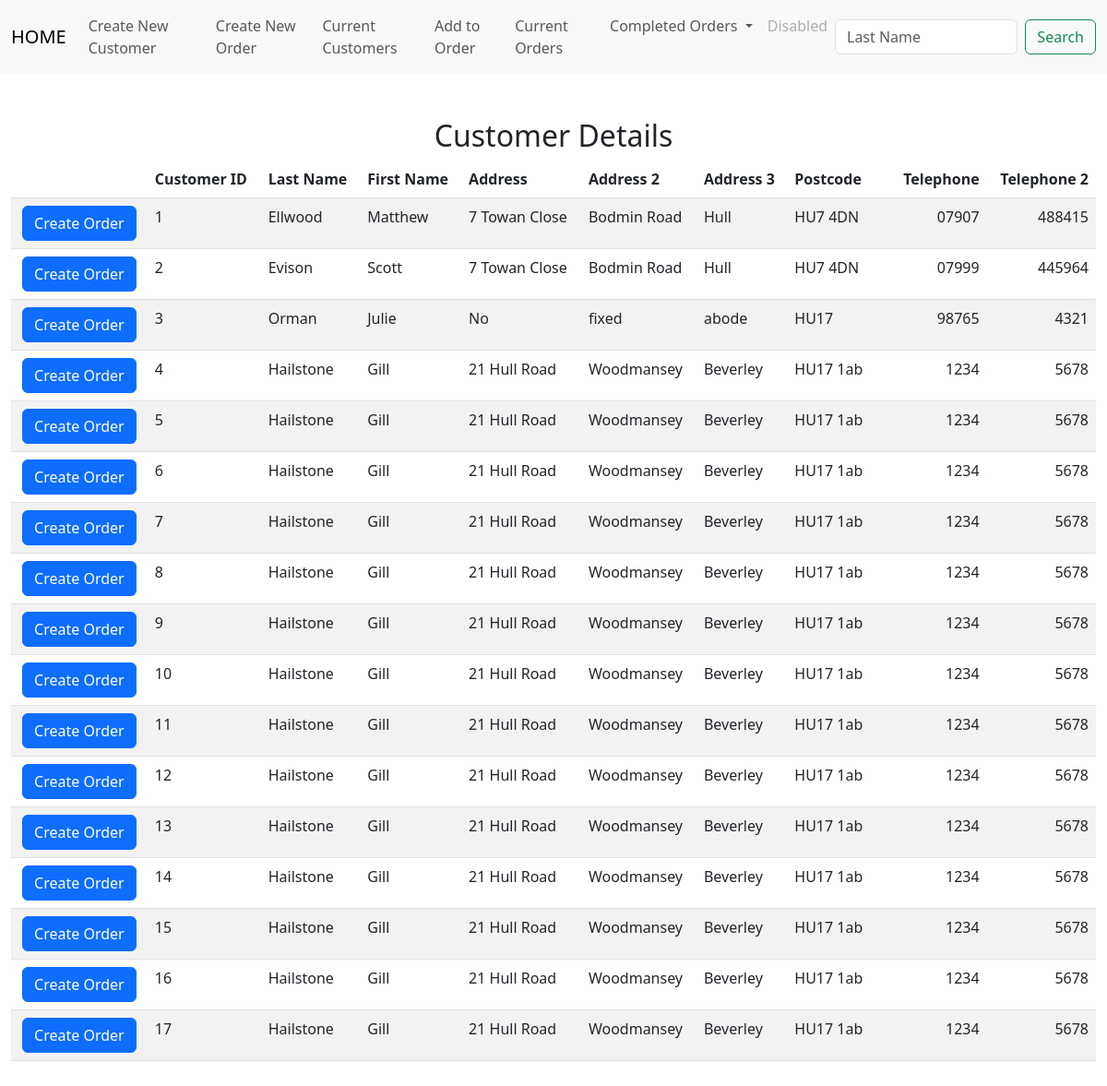
Before: /list_of_customers with the older database file.
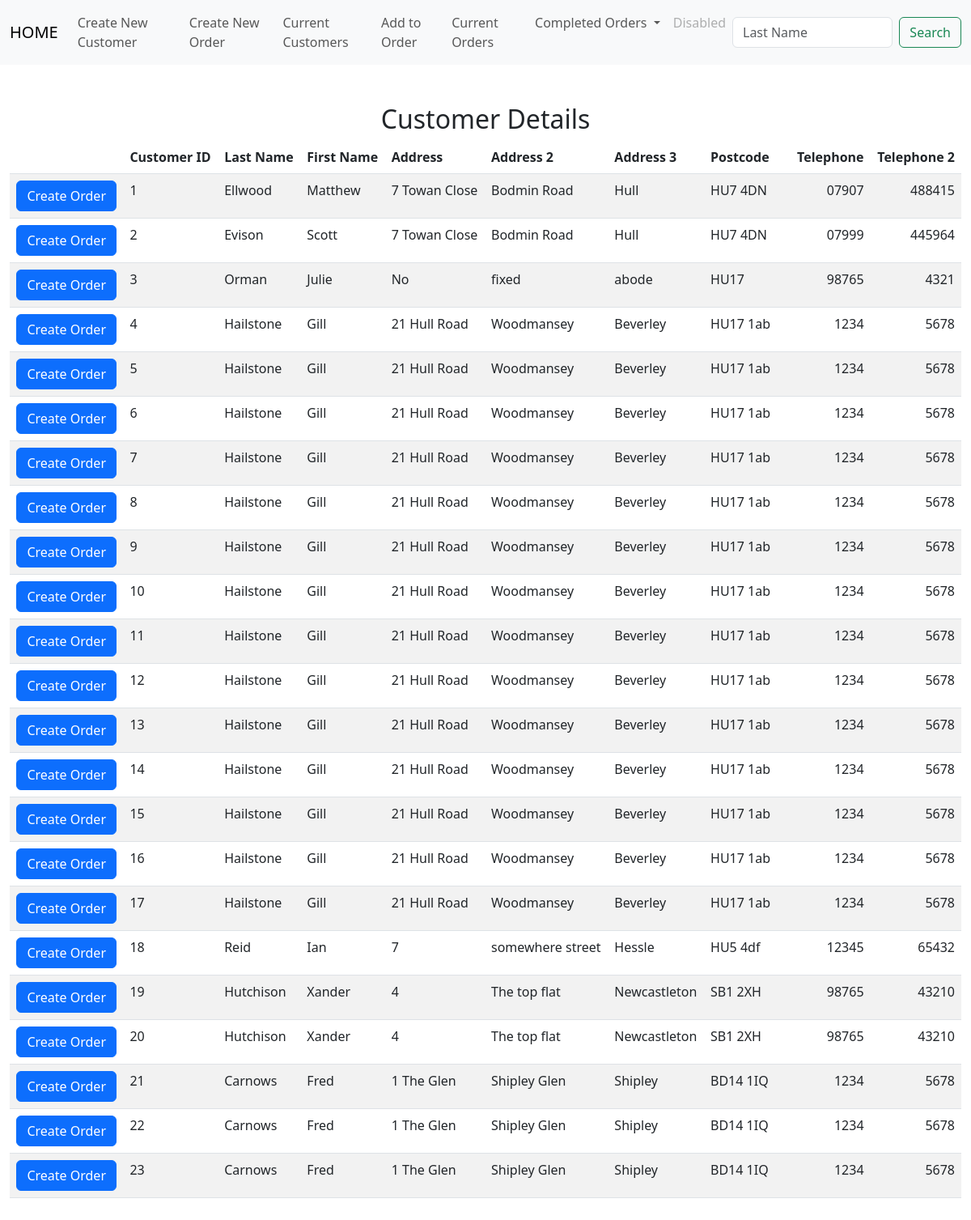
After: the same page with the newer database file.
### tables this page shows
CREATE TABLE customers(id INTEGER PRIMARY KEY AUTOINCREMENT NOT NULL, first_name TEXT, last_name TEXT, address_1 TEXT, address_2 TEXT, address_3 TEXT, postcode TEXT, telephone_1 TEXT, telephone_2 TEXT);

### app.py (the view)
@app.route("/list_of_customers", methods=["GET", "POST"])
def list_of_customers():
    if request.method == "POST":
        customer_id = request.form.get("customer_id")
        detail = db.execute("select * from customers WHERE id = (?);", customer_id)
        return render_template("customer_order.html",detail = detail)
    else:
        detail = db.execute("select * from customers;")
        return render_template("list_of_customers.html",detail = detail)

### app.py (called while the page is built)
@app.after_request
def after_request(response):
    response.headers["Cache-Control"] = "no-cache, no-store, must-revalidate"
    response.headers["Expires"] = 0
    response.headers["Pragma"] = "no-cache"
    return response

### templates/list_of_customers.html (shortened to what this page needs)
{% extends "layout.html" %}
{% block main %}
<div class="section">
    <h2>Customer Details</h2>
    <table class="table table-striped">
        <thead>
            <tr>
                <th></th>
                <th class="text-start">Customer ID</th>
                <th class="text-start">Last Name</th>
                <th class="text-start">First Name</th>
                <th class="text-start">Address</th>
                <th class="text-start">Address 2</th>
                <th class="text-start">Address 3</th>
                <th class="text-start">Postcode</th>
                <th></th>
                <th class="text-end" colspan="8">Telephone</th>
                <th class="text-end">Telephone 2</th>
            </tr>
        </thead>
        <tbody>
            {% for row in detail %}
            <tr>
                <form action="/list_of_customers" method="post">
                    <td><input type="hidden" name="customer_id" VALUE="{{ row['id'] }}"><button class="btn btn-primary" type="submit">Create Order</button></td>
                </form>
                <td class="text-start">{{ row["id"] }}</td>
                <td class="text-start">{{ row["last_name"] }}</td>
                <td class="text-start">{{ row["first_name"] }}</td>
                <td class="text-start">{{ row["address_1"] }}</td>
                <td class="text-start">{{ row["address_2"] }}</td>
                <td class="text-start">{{ row["address_3"] }}</td>
                <td class="text-start">{{ row["postcode"] }}</td>
                <td></td>
                <td class="text-end" colspan="8">{{ row["telephone_1"] }}</td>
                <td class="text-end">{{ row["telephone_2"] }}</td>
                </tr>
            {% endfor %}
        </tbody>
    </div>
{% endblock %}

### templates/layout.html (shortened to what this page needs)
<!doctype html>
<html lang="en">
  <head>
    <link href="https://cdn.jsdelivr.net/npm/bootstrap@5.3.0/dist/css/bootstrap.min.css" rel="stylesheet">
  </head>
  <body>
    <nav class="navbar navbar-expand-lg bg-body-tertiary">
        <div class="container-fluid">
          <a class="navbar-brand" href="/">HOME</a>
            <div class="collapse navbar-collapse" id="navbarSupportedContent">
                <ul class="navbar-nav me-auto mb-2 mb-lg-0">
                <li class="nav-item">
                    <li class="nav-item"><a class="nav-link" href="/new_customer">Create New Customer</a></li>
                    <li class="nav-item"><a class="nav-link" href="/customer_order">Create New Order</a></li>
                </li>
                <li class="nav-item">
                    <a class="nav-link" href="/list_of_customers">Current Customers</a>
                    <li class="nav-item"><a class="nav-link" href="/search">Add to Order</a></li>
                    <a class="nav-link" href="/list_of_orders">Current Orders</a>
                </li>
                <li class="nav-item dropdown">
                    <a class="nav-link dropdown-toggle" href="#" role="button" data-bs-toggle="dropdown" aria-expanded="false">
                    Completed Orders
                    </a>
                </li>
                <li class="nav-item">
                    <a class="nav-link disabled">Disabled</a>
                </li>
                </ul>
                <form class="d-flex" role="search">
                <input class="form-control me-2" type="search" placeholder="Last Name" aria-label="Search">
                <button class="btn btn-outline-success" type="submit">Search</button>
                </form>
            </div>
            </div>
        </nav>
      <main class="container-fluid py-5 text-center">
        {% block main %}{% endblock %}
      </main>
  </body>

Changed rows visible on the page:
added customers: id "18", last_name "Reid", first_name "Ian", address_1 "7", address_2 "somewhere street", address_3 "Hessle", postcode "HU5 4df", telephone_1 "12345", telephone_2 "65432"
added customers: id "19", last_name "Hutchison", first_name "Xander", address_1 "4", address_2 "The top flat", address_3 "Newcastleton", postcode "SB1 2XH", telephone_1 "98765", telephone_2 "43210"
added customers: id "20", last_name "Hutchison", first_name "Xander", address_1 "4", address_2 "The top flat", address_3 "Newcastleton", postcode "SB1 2XH", telephone_1 "98765", telephone_2 "43210"
added customers: id "21", last_name "Carnows", first_name "Fred", address_1 "1 The Glen", address_2 "Shipley Glen", address_3 "Shipley", postcode "BD14 1IQ", telephone_1 "1234", telephone_2 "5678"
added customers: id "22", last_name "Carnows", first_name "Fred", address_1 "1 The Glen", address_2 "Shipley Glen", address_3 "Shipley", postcode "BD14 1IQ", telephone_1 "1234", telephone_2 "5678"
added customers: id "23", last_name "Carnows", first_name "Fred", address_1 "1 The Glen", address_2 "Shipley Glen", address_3 "Shipley", postcode "BD14 1IQ", telephone_1 "1234", telephone_2 "5678"
